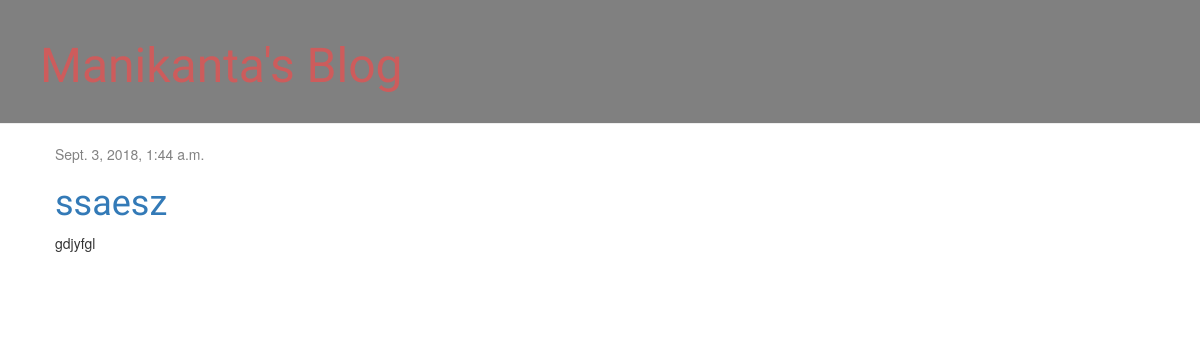
The app's page /, older data.
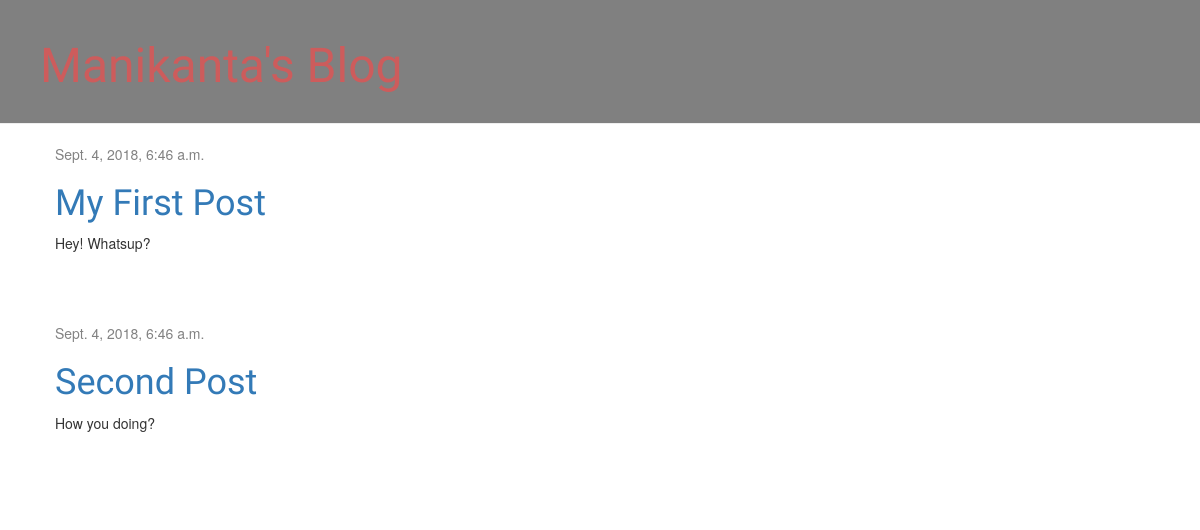
The same page, newer data.
### blog/models.py (models this page shows, shortened)
class Post(models.Model):
    author = models.ForeignKey('auth.User', on_delete=models.CASCADE)
    title = models.CharField(max_length=200)
    text = models.TextField()
    created_date = models.DateTimeField(
            default=timezone.now)
    published_date = models.DateTimeField(
            blank=True, null=True)

### blog/views.py (the view)
# urls.py: path('', views.post_list, name='post_list'),
def post_list(request):
    posts = Post.objects.filter(published_date__lte=timezone.now()).order_by('published_date')
    return render(request, 'blog/post_list.html', {'posts': posts})

### blog/templates/blog/post_list.html
{% extends 'blog/base.html' %}
{% block content %}
    {% for post in posts %}
        <div class="post">
            <div class="date">
                {{ post.published_date }}
            </div>
            <h1><a href="">{{ post.title }}</a></h1>
            <p>{{ post.text|linebreaksbr }}</p>
        </div>
    {% endfor %}
{% endblock %}

### blog/templates/blog/base.html (shortened to what this page needs)
{% load static %}
<html>
    <head>
        <link rel="stylesheet" href="//maxcdn.bootstrapcdn.com/bootstrap/3.2.0/css/bootstrap.min.css">
        <link rel="stylesheet" href="//maxcdn.bootstrapcdn.com/bootstrap/3.2.0/css/bootstrap-theme.min.css">
        <link rel="stylesheet" href="{% static 'css/blog.css' %}">
    </head>
<body>
    <div class="page-header">
        <h1><a href="/">Manikanta's Blog</a></h1>
    </div>
    <div class="content container">
        <div class="row">
            <div class="col-md-8">
            {% block content %}
            {% endblock %}
            </div>
        </div>
    </div>
</body>
</html>

### blog/static/css/blog.css (style rules this page uses)
.page-header { background-color: grey; margin-top: 0; padding: 20px 20px 20px 40px; }
.page-header h1, .page-header h1 a, .page-header h1 a:visited, .page-header h1 a:active { color: indianred; font-size: 36pt; text-decoration: none; }
.content { margin-left: 40px; }
h1, h2, h3, h4 { font-family: 'Lobster', cursive; }
.date { color: #828282; }
.post { margin-bottom: 70px; }

Row changes from the older to the newer data that the page shows:
removed Post: published_date "Sept. 3, 2018, 1:44 a.m.", title "ssaesz", text "gdjyfgl"
added Post: published_date "Sept. 4, 2018, 6:46 a.m.", title "My First Post", text "Hey! Whatsup?"
added Post: published_date "Sept. 4, 2018, 6:46 a.m.", title "Second Post", text "How you doing?"
